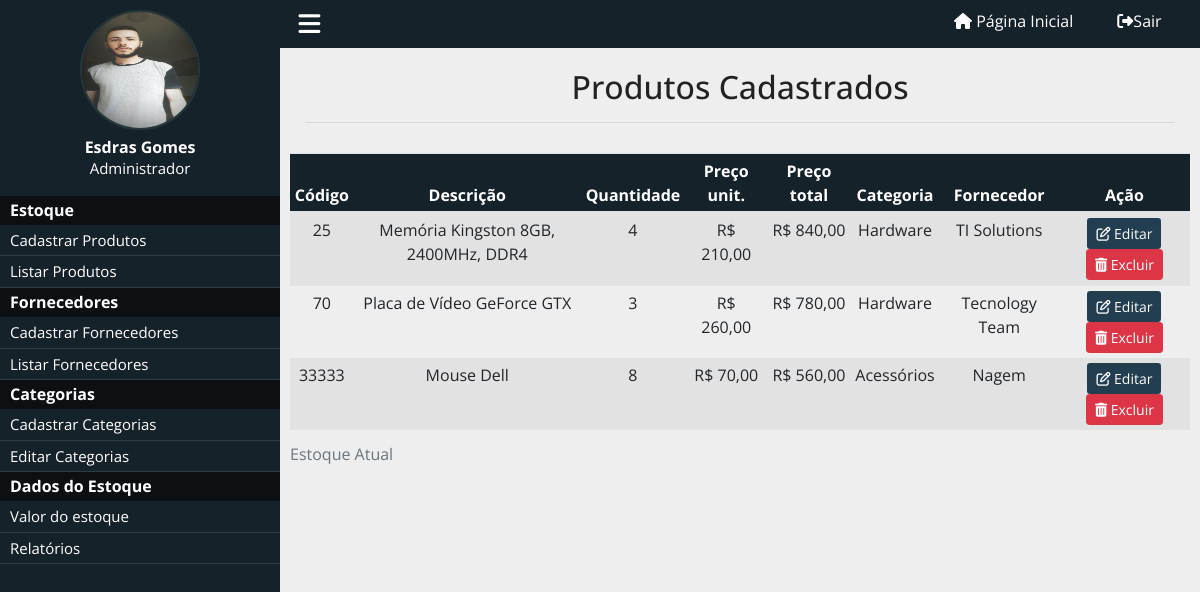
/sistema_estoque/listar_produtos.php (signed in), run on the app's committed database.
### tables this page shows
CREATE TABLE `estoque` (
  `id_estoque` int(11) NOT NULL,
  `nroproduto` int(11) NOT NULL,
  `nomeproduto` varchar(200) NOT NULL,
  `categoria` varchar(100) NOT NULL,
  `quantidade` float NOT NULL,
  `preco` int(11) NOT NULL,
  `precototal` int(11) DEFAULT NULL,
  `fornecedor` varchar(100) NOT NULL
);

### sistema_estoque/listar_produtos.php (the view, shortened to what this page needs)
<!DOCTYPE html>
<html>
	<head>
		<link rel="stylesheet" href="https://stackpath.bootstrapcdn.com/bootstrap/4.5.0/css/bootstrap.min.css">
		<link href="../css/style.css" rel="stylesheet">
	</head>
	<body>
		<div class="menu">
			<div class="menu-wraper">
				<div class="box-usuario">
					<div class="imagem-usuario">
						<img src="imagens/perfil.jpg"/>
					</div>
				<div class="nome-usuario">
					<h6>Esdras Gomes</h6>
					<p>Administrador</p>
				</div>
				</div>
				<div class="itens-menu">
					<h2>Estoque</h2>
					<a href="cadastrar_produto.php">Cadastrar Produtos</a>
					<a href="listar_produtos.php">Listar Produtos</a>
					<h2>Fornecedores</h2>
					<a href="cadastrar_fornecedor.php">Cadastrar Fornecedores</a>
					<a href="listar_fornecedor.php">Listar Fornecedores</a>
					<h2>Categorias</h2>
					<a href="cadastrar_categoria.php">Cadastrar Categorias</a>
					<a href="listar_categoria.php">Editar Categorias</a>
					<h2>Dados do Estoque</h2>
					<a href="">Valor do estoque</a>
					<a href="">Relatórios</a>
				</div>
			</div>
		</div>
		<header>
			<div class="center">
				<div class="menu-btn">
					<i class="fa fa-bars"></i>
				</div>
			<div class="loggout">
				<a href=""> <i class="fa fa-home"></i> <span>Página Inicial</span></a>
				<a href="index.php"><i class="fas fa-sign-out-alt"> </i><span>Sair</span></a>
			</div>
			</div>
		</header>
		<div class="content">
		<div class="container" style="margin-top: 10px; text-align:center;">
			<h2>Produtos Cadastrados</h2><hr>
			<div class="row" style="margin-top: 20px">
			<table class="table table-striped table-sm table-responsive">
			<caption>Estoque Atual</caption>
			  	<thead class="" style="background-color: #16222A; color: #ffffff;">
				    <tr>
				    	<th scope="col">Código</th>
					    <th scope="col">Descrição</th>
						<th scope="col">Quantidade</th>
						<th scope="col">Preço unit.</th>
						<th scope="col">Preço total</th>
						<th scope="col">Categoria</th>
						<th scope="col">Fornecedor</th>
						<th scope="col">Ação</th>
				    </tr>
			  	</thead>
			    	<?php
			    		include 'conexao.php';
			    		$sql = "SELECT * FROM `estoque`";
						$busca = mysqli_query($conexao,$sql);
			    		while ($array = mysqli_fetch_array($busca)) {
			    			$id_estoque = $array['id_estoque'];
			    			$nroproduto = $array['nroproduto'];
			    			$nomeproduto = $array['nomeproduto'];
							$quantidade = $array['quantidade'];
							$preco = $array['preco'];
							$precototal = $quantidade * $preco;
							$categoria = $array['categoria'];
							$fornecedor = $array['fornecedor'];
			    	?>
			    	<tr>
				      	<td><?php echo $nroproduto ?></td>
				      	<td><?php echo $nomeproduto ?></td>
				      	<td><?php echo $quantidade ?></td>
						<td>R$ <?php echo number_format($preco, 2, ',','.'); ?></td>
						<td>R$ <?php echo number_format($precototal, 2, ',','.'); ?></td>
						<td><?php echo $categoria ?></td>
				      	<td><?php echo $fornecedor ?></td>
				      	<td>
				      		<a class="btn btn-sm" style="background-color: #233e50; color: #fff;" href="editar_produto.php?id=<?php echo $id_estoque ?>" role="button"><i class="far fa-edit"></i>&nbsp;Editar</a>
				      		<a class="btn btn-danger btn-sm" href="excluir_produto.php?id=<?php echo $id_estoque ?>" role="button"><i class="fas fa-trash-alt"></i></i>&nbsp;Excluir</a>
				      	</td>
							<?php } ?>
			    	</tr>
			</table>
		</div>
			</div>
		</div>
	</body>
</html>

### css/style.css (style rules this page uses)
* { margin: 0; padding: 0; box-sizing: border-box; font-family: "Open Sans"; }
html,body { height: 100%; background-color: rgb(220,220,220); }
body { overflow-x: hidden; background-color: #eee; }
.center { padding: 0 2%; margin:0 auto; }
header { position: relative; left: 280px; width: calc(100% - 280px); padding: 5px 0; background-color: #16222A; }
.loggout { float: right; }
.loggout a { padding: 0 20px; position: relative; top: 4px; text-decoration: none; color: white; font-size: 16px; }
.loggout a > span { font-size: 16px; text-decoration: none; }
.menu-btn { float: left; cursor: pointer; font-size: 25px; color: white; }
.menu-wraper { width: 280px; }
div.menu { overflow-x: hidden; overflow-y: auto; height: 100%; padding: 10px 0; position: fixed; left: 0; top: 0; background-color:#16222A; float: left; width: 280px; }
div.box-usuario { text-align: center; }
.imagem-usuario { position: relative; display: inline-block; border:2px solid #25373a; border-radius: 50%; width: 120px; height: 120px; }
.imagem-usuario img { position: absolute; top: 0; left: 0; width:100%; height: 100%; border-radius: 50%; ; }
.nome-usuario { margin-top: 2px; text-align: center; }
.nome-usuario h6 { color:white; margin-bottom: 0; font-weight: bold; }
.nome-usuario p { color: white; font-size: 15px; }
.content { width: calc(100% - 280px); position: relative; left: 280px; padding: 10px; background-color: #eee; }
.container { margin-bottom: 20px; }
.container h2 { color: #222; }
.itens-menu { margin-top: 15px; }
.itens-menu h2 { text-align: left; font-weight: 400; font-size: 16px; background-color: #0d1013; color: white; padding: 5px 10px; font-weight: bold; margin-bottom: 0; }
.itens-menu a { display: block; font-weight: 300; padding: 4px 10px; font-size: 15px; text-decoration: none; color: white; border-bottom: 1px solid #2F3D42; font-weight: 400; }
.table-responsive { max-width: 1280px; margin: 10px auto; }

### data on the page
estoque: nroproduto "25", nomeproduto "Memória Kingston 8GB, 2400MHz, DDR4", quantidade "4", preco "210,00", precototal "840,00", categoria "Hardware", fornecedor "TI Solutions"
estoque: nroproduto "70", nomeproduto "Placa de Vídeo GeForce GTX", quantidade "3", preco "260,00", precototal "780,00", categoria "Hardware", fornecedor "Tecnology Team"
estoque: nroproduto "33333", nomeproduto "Mouse Dell", quantidade "8", preco "70,00", precototal "560,00", categoria "Acessórios", fornecedor "Nagem"
